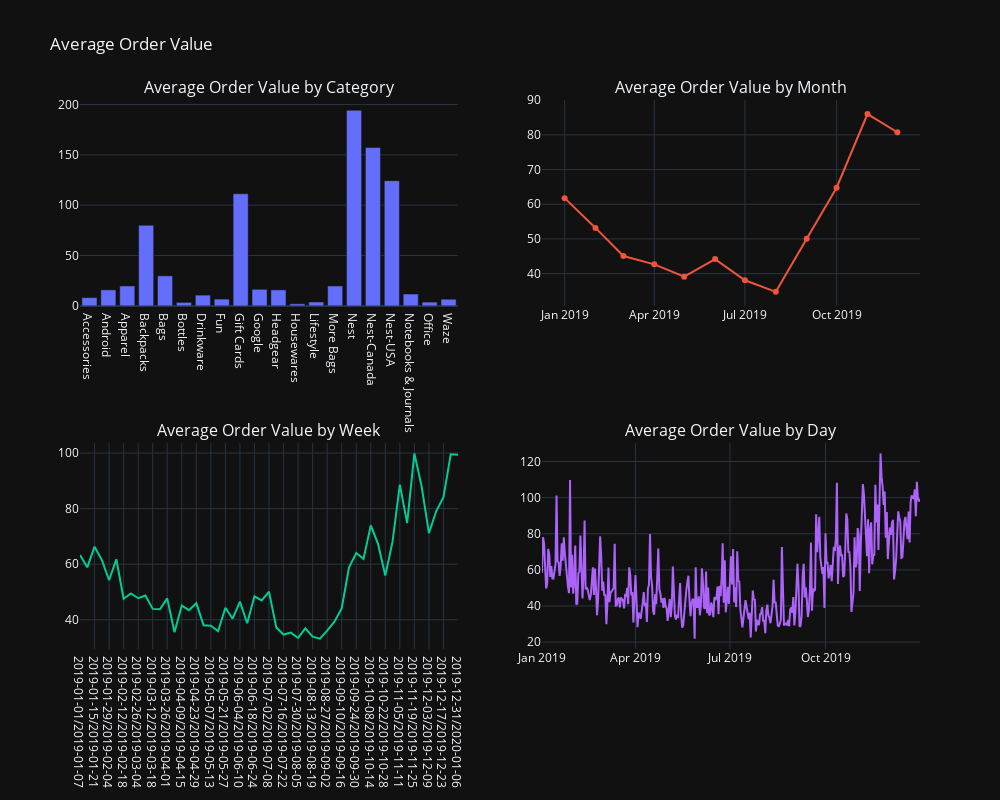

Notebook code cell kept with this figure:
### Code cell
# Calculating average order value by category, by month, by week, and by day
avg_order_value_by_category = cust_360.groupby('Product_Category')['Avg_Price'].mean().reset_index()
avg_order_value_by_month = cust_360.groupby(cust_360['Transaction_Date'].dt.to_period('M'))['Avg_Price'].mean().reset_index()
avg_order_value_by_week = cust_360.groupby(cust_360['Transaction_Date'].dt.to_period('W-MON'))['Avg_Price'].mean().reset_index()
avg_order_value_by_day = cust_360.groupby(cust_360['Transaction_Date'].dt.to_period('D'))['Avg_Price'].mean().reset_index()

# Converting Periods to strings
avg_order_value_by_month['Transaction_Date'] = avg_order_value_by_month['Transaction_Date'].astype(str)
avg_order_value_by_week['Transaction_Date'] = avg_order_value_by_week['Transaction_Date'].astype(str)
avg_order_value_by_day['Transaction_Date'] = avg_order_value_by_day['Transaction_Date'].astype(str)

# Creating subplots with increased size
fig = make_subplots(rows=2, cols=2,
                    subplot_titles=("Average Order Value by Category", "Average Order Value by Month", "Average Order Value by Week", "Average Order Value by Day"),
                    specs=[[{'rowspan': 1, 'colspan': 1}, {'rowspan': 1, 'colspan': 1}],
                           [{'rowspan': 1, 'colspan': 1}, {'rowspan': 1, 'colspan': 1}]])

# Adding traces to the subplots
fig.add_trace(go.Bar(x=avg_order_value_by_category['Product_Category'], y=avg_order_value_by_category['Avg_Price']), row=1, col=1)
fig.add_trace(go.Line(x=avg_order_value_by_month['Transaction_Date'], y=avg_order_value_by_month['Avg_Price']), row=1, col=2)
fig.add_trace(go.Line(x=avg_order_value_by_week['Transaction_Date'], y=avg_order_value_by_week['Avg_Price']), row=2, col=1)
fig.add_trace(go.Line(x=avg_order_value_by_day['Transaction_Date'], y=avg_order_value_by_day['Avg_Price']), row=2, col=2)

# Update layout for better appearance
fig.update_layout(title="Average Order Value",
                  showlegend=False,
                  template="plotly_dark",
                  width=1000,  # Set the width of the entire subplot
                  height=800)  # Set the height of the entire subplot

# Show the plot
fig.show()

### Figure 1 — Plotly figure (JSON) as saved in the notebook; plotly's stock layout.template omitted (floating-point values rounded to 4 significant figures; data arrays with more than 128 entries replaced by an {"elided": "..."} marker saying what was removed)
{"data": [{"type": "bar", "x": ["Accessories", "Android", "Apparel", "Backpacks", "Bags", "Bottles", "Drinkware", "Fun", "Gift Cards", "Google", "Headgear", "Housewares", "Lifestyle", "More Bags", "Nest", "Nest-Canada", "Nest-USA", "Notebooks & Journals", "Office", "Waze"], "xaxis": "x", "y": [8.211, 15.9, 19.79, 80.05, 29.83, 3.437, 10.7, 6.744, 111.4, 16.45, 15.88, 2.061, 3.86, 19.78, 194.2, 157.2, 124.3, 11.76, 3.77, 6.608], "yaxis": "y"}, {"type": "scatter", "x": ["2019-01", "2019-02", "2019-03", "2019-04", "2019-05", "2019-06", "2019-07", "2019-08", "2019-09", "2019-10", "2019-11", "2019-12"], "xaxis": "x2", "y": [61.76, 53.17, 45.06, 42.66, 39.12, 44.19, 38.08, 34.74, 50.03, 64.76, 86.01, 80.76], "yaxis": "y2"}, {"type": "scatter", "x": ["2019-01-01/2019-01-07", "2019-01-08/2019-01-14", "2019-01-15/2019-01-21", "2019-01-22/2019-01-28", "2019-01-29/2019-02-04", "2019-02-05/2019-02-11", "2019-02-12/2019-02-18", "2019-02-19/2019-02-25", "2019-02-26/2019-03-04", "2019-03-05/2019-03-11", "2019-03-12/2019-03-18", "2019-03-19/2019-03-25", "2019-03-26/2019-04-01", "2019-04-02/2019-04-08", "2019-04-09/2019-04-15", "2019-04-16/2019-04-22", "2019-04-23/2019-04-29", "2019-04-30/2019-05-06", "2019-05-07/2019-05-13", "2019-05-14/2019-05-20", "2019-05-21/2019-05-27", "2019-05-28/2019-06-03", "2019-06-04/2019-06-10", "2019-06-11/2019-06-17", "2019-06-18/2019-06-24", "2019-06-25/2019-07-01", "2019-07-02/2019-07-08", "2019-07-09/2019-07-15", "2019-07-16/2019-07-22", "2019-07-23/2019-07-29", "2019-07-30/2019-08-05", "2019-08-06/2019-08-12", "2019-08-13/2019-08-19", "2019-08-20/2019-08-26", "2019-08-27/2019-09-02", "2019-09-03/2019-09-09", "2019-09-10/2019-09-16", "2019-09-17/2019-09-23", "2019-09-24/2019-09-30", "2019-10-01/2019-10-07", "2019-10-08/2019-10-14", "2019-10-15/2019-10-21", "2019-10-22/2019-10-28", "2019-10-29/2019-11-04", "2019-11-05/2019-11-11", "2019-11-12/2019-11-18", "2019-11-19/2019-11-25", "2019-11-26/2019-12-02", "2019-12-03/2019-12-09", "2019-12-10/2019-12-16", "2019-12-17/2019-12-23", "2019-12-24/2019-12-30", "2019-12-31/2020-01-06"], "xaxis": "x3", "y": [63.33, 58.88, 66.3, 61.57, 54.21, 61.76, 47.58, 49.49, 47.74, 48.69, 43.91, 43.79, 47.69, 35.52, 45.11, 43.47, 45.97, 38.02, 37.86, 35.91, 44.34, 40.37, 46.51, 38.73, 48.44, 46.95, 50.09, 37.22, 34.66, 35.36, 33.44, 36.91, 33.9, 33.18, 36.08, 39.28, 44.06, 58.79, 64.01, 61.91, 73.97, 67.3, 55.96, 68.2, 88.6, 74.79, 99.87, 87.97, 71.2, 79.05, 84.14, 99.54, 99.36], "yaxis": "y3"}, {"type": "scatter", "x": {"elided": "365 str values"}, "xaxis": "x4", "y": {"elided": "365 float values"}, "yaxis": "y4"}], "layout": {"annotations": [{"font": {"size": 16}, "showarrow": false, "text": "Average Order Value by Category", "x": 0.225, "xanchor": "center", "xref": "paper", "y": 1, "yanchor": "bottom", "yref": "paper"}, {"font": {"size": 16}, "showarrow": false, "text": "Average Order Value by Month", "x": 0.775, "xanchor": "center", "xref": "paper", "y": 1, "yanchor": "bottom", "yref": "paper"}, {"font": {"size": 16}, "showarrow": false, "text": "Average Order Value by Week", "x": 0.225, "xanchor": "center", "xref": "paper", "y": 0.375, "yanchor": "bottom", "yref": "paper"}, {"font": {"size": 16}, "showarrow": false, "text": "Average Order Value by Day", "x": 0.775, "xanchor": "center", "xref": "paper", "y": 0.375, "yanchor": "bottom", "yref": "paper"}], "height": 800, "showlegend": false, "title": {"text": "Average Order Value"}, "width": 1000, "xaxis": {"anchor": "y", "domain": [0, 0.45]}, "xaxis2": {"anchor": "y2", "domain": [0.55, 1]}, "xaxis3": {"anchor": "y3", "domain": [0, 0.45]}, "xaxis4": {"anchor": "y4", "domain": [0.55, 1]}, "yaxis": {"anchor": "x", "domain": [0.625, 1]}, "yaxis2": {"anchor": "x2", "domain": [0.625, 1]}, "yaxis3": {"anchor": "x3", "domain": [0, 0.375]}, "yaxis4": {"anchor": "x4", "domain": [0, 0.375]}}}
